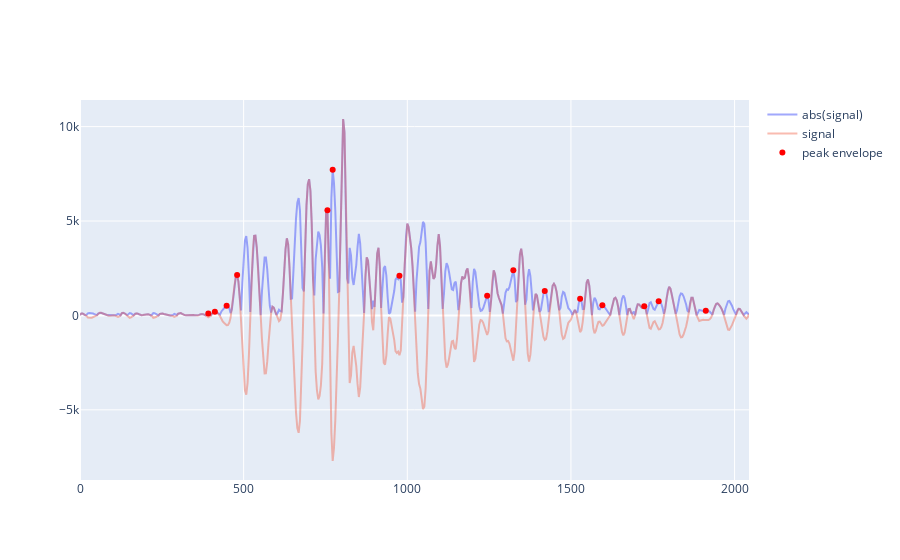

Notebook code cell kept with this figure:
### Code cell
fig = go.Figure()

fig.add_trace(go.Scatter(
    x=df.Time,
    y=df["abs"],
    mode="lines",
    name="abs(signal)",
    opacity=0.6
))

fig.add_trace(go.Scatter(
    x=df.Time,
    y=df["value"],
    mode="lines",
    name="signal",
    opacity=0.4
))


fig.add_trace(go.Scatter(
    x=df_results['Time'],
    y=df_results["abs"],
    mode="markers",
    name="peak envelope",
    marker = dict(
        color="red"
    )
))

fig.show()

### Figure 1 — Plotly figure (JSON) as saved in the notebook; plotly's stock layout.template omitted (floating-point values rounded to 4 significant figures; data arrays with more than 128 entries replaced by an {"elided": "..."} marker saying what was removed)
{"data": [{"mode": "lines", "name": "abs(signal)", "opacity": 0.6, "type": "scatter", "x": {"elided": "512 int values"}, "y": {"elided": "512 int values"}}, {"mode": "lines", "name": "signal", "opacity": 0.4, "type": "scatter", "x": {"elided": "512 int values"}, "y": {"elided": "512 int values"}}, {"marker": {"color": "red"}, "mode": "markers", "name": "peak envelope", "type": "scatter", "x": [392, 412, 448, 480, 756, 772, 976, 1244, 1324, 1420, 1528, 1596, 1724, 1768, 1912], "y": [96, 189, 518, 2145, 5576, 7710, 2103, 1038, 2396, 1298, 883, 544, 485, 745, 247]}], "layout": {}}
